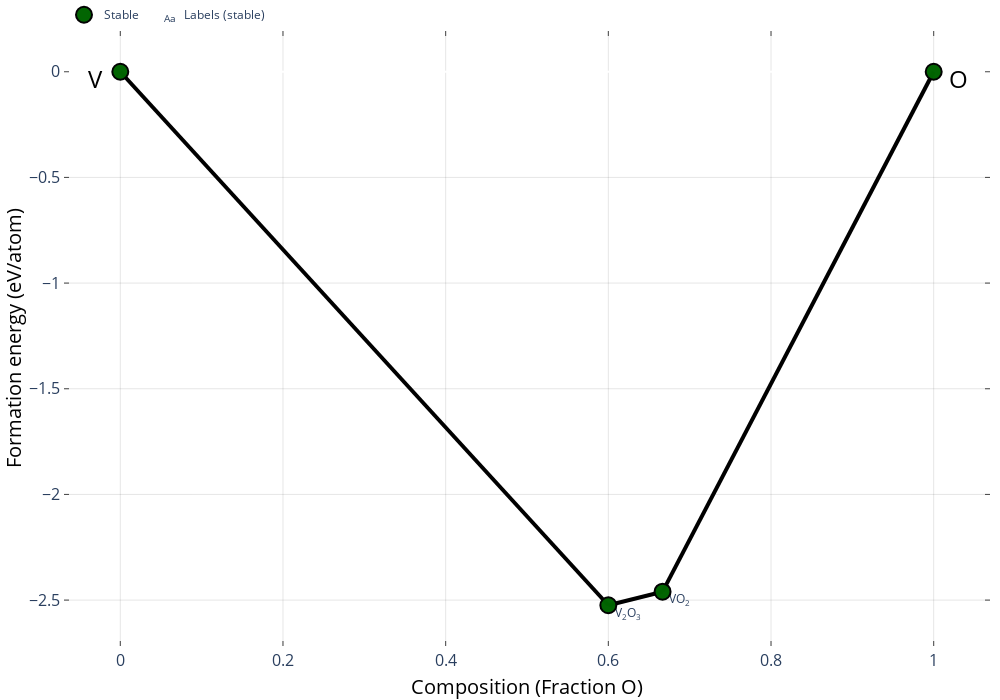

Notebook cell for this chart:
### Markdown cell above
Now let's actually plot the phase diagram! Note that the one calculation where we purposefully skipped the r<sup>2</sup>SCAN calculation, `mp-18937`, is represented by a PBE+<i>U</i> calculation. You can see this by hovering your cursor over that particular data point.

Try to compare your phase diagram to the one that [MP calculates](https://next-gen.materialsproject.org/phasediagram).

What happens if you do not skip this calculation? How does the convex hull change?

### Code cell
from pymatgen.analysis.phase_diagram import PhaseDiagram

pd = PhaseDiagram(corrected_entries)
fig = pd.get_plot()
fig.update_layout(width=1000, height=700, plot_bgcolor="white", paper_bgcolor="white")

### Figure 1 — Plotly figure (JSON) as saved in the notebook; plotly's stock layout.template omitted (floating-point values rounded to 4 significant figures)
{"data": [{"hoverinfo": "none", "line": {"color": "black", "width": 4}, "mode": "lines", "showlegend": false, "type": "scatter", "x": [0.6667, 0.6, null, 0.6667, 1, null, 0.6, 0, null], "y": [-2.46, -2.524, null, -2.46, 0, null, -2.524, 0, null]}, {"hoverinfo": "skip", "mode": "text", "name": "Labels (stable)", "opacity": 1, "showlegend": true, "text": ["VO<sub>2</sub>", "V<sub>2</sub>O<sub>3</sub>"], "textposition": ["bottom right", "bottom right"], "type": "scatter", "visible": true, "x": [0.6747, 0.608], "y": [-2.473, -2.537]}, {"error_y": {"array": [0, 0, 0, 0], "color": "gray", "thickness": 2.5, "type": "data", "width": 5}, "hoverinfo": "text", "hoverlabel": {"font": {"size": 14}}, "hovertext": ["VO<sub>2</sub> (GGA+U mp-541404) <br>  Formation energy: -2.46 eV/atom <br>  (Stable)", "V<sub>2</sub>O<sub>3</sub> (GGA+U mp-18937) <br>  Formation energy: -2.524 eV/atom <br>  (Stable)", "O<sub>2</sub> (GGA mp-12957) <br>  Formation energy: 0.0 eV/atom <br>  (Stable)", "V (GGA mp-146) <br>  Formation energy: 0.0 eV/atom <br>  (Stable)"], "marker": {"color": "darkgreen", "line": {"color": "black", "width": 2}, "size": 16}, "mode": "markers", "name": "Stable", "opacity": 0.99, "showlegend": true, "type": "scatter", "x": [0.6667, 0.6, 1, 0], "y": [-2.46, -2.524, 0, 0]}, {"hoverinfo": "text", "hoverlabel": {"font": {"size": 14}}, "hovertext": [], "marker": {"color": [], "colorscale": [[0, "#fff5e3"], [0.5, "#f24324"], [1, "#c40000"]], "line": {"color": "black", "width": 1}, "opacity": 0.8, "size": 7, "symbol": "diamond"}, "mode": "markers", "name": "Above Hull", "showlegend": true, "type": "scatter", "x": [], "y": []}], "layout": {"annotations": [{"align": "center", "font": {"color": "#000000", "size": 24}, "opacity": 1, "showarrow": false, "text": "O", "x": 1.03, "xref": "x", "y": -0.03, "yref": "y"}, {"align": "center", "font": {"color": "#000000", "size": 24}, "opacity": 1, "showarrow": false, "text": "V", "x": -0.03, "xref": "x", "y": -0.03, "yref": "y"}], "autosize": true, "coloraxis": {"colorbar": {"x": 1, "y": 0.05, "yanchor": "top"}}, "height": 700, "hovermode": "closest", "legend": {"orientation": "h", "tracegroupgap": 7, "traceorder": "reversed", "x": 0, "xanchor": "left", "y": 1.05}, "margin": {"b": 10, "l": 10, "pad": 0, "r": 10, "t": 0}, "paper_bgcolor": "white", "plot_bgcolor": "white", "showlegend": true, "width": 1000, "xaxis": {"anchor": "y", "gridcolor": "rgba(0,0,0,0.1)", "mirror": "ticks", "nticks": 8, "showgrid": true, "showline": true, "side": "bottom", "tickfont": {"size": 16}, "ticks": "inside", "title": {"font": {"color": "#000000", "size": 20}, "text": "Composition (Fraction O)"}, "type": "linear", "zeroline": false}, "yaxis": {"anchor": "x", "gridcolor": "rgba(0,0,0,0.1)", "mirror": "ticks", "showgrid": true, "showline": true, "side": "left", "tickfont": {"size": 16}, "ticks": "inside", "title": {"font": {"color": "#000000", "size": 20}, "text": "Formation energy (eV/atom)"}, "type": "linear"}}}
